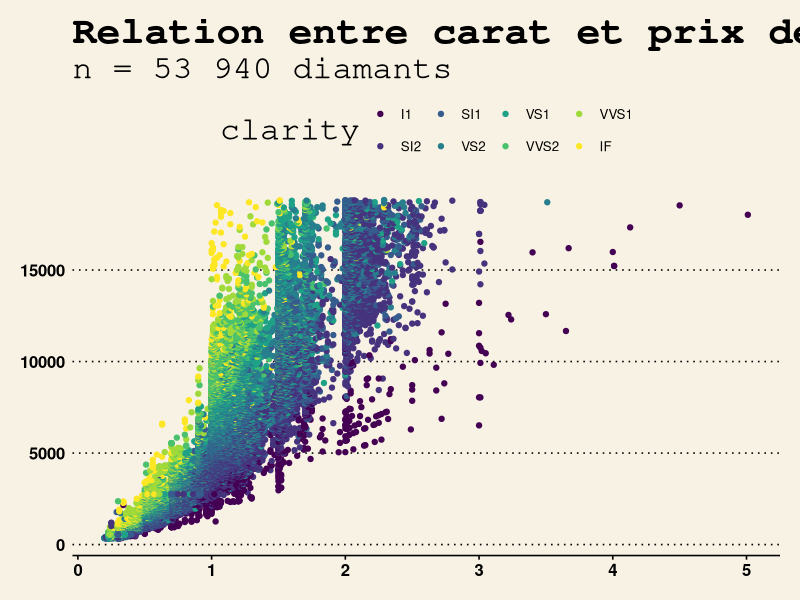

R code for this plot:
# Session 4

# Les paquets R

# install.packages("tidyverse")

library(tidyverse)

# install.packages("ggthemes")

library(ggthemes)

# répértoire de travail

setwd("/Users/domus_julian/Documents/GitHub/intro-a-R/code")

# jeux de données intégrés

data(iris)

?iris

dim(iris)

str(iris)

# mtcars

data(mtcars)

?mtcars

mean(mtcars$mpg)

min(mtcars$mpg)

str(mtcars)

# diamonds

data("diamonds")

head(diamonds)


# ggplot2

library(ggthemes)

ggplot(data = diamonds,
       mapping = aes(x = carat, y = price, color = clarity)) +
  geom_point() +
  labs(title = "Relation entre carat et prix des diamants",
       subtitle = "n = 53 940 diamants",
       x = "Carat",
       y = "Prix") +
  theme_wsj()


